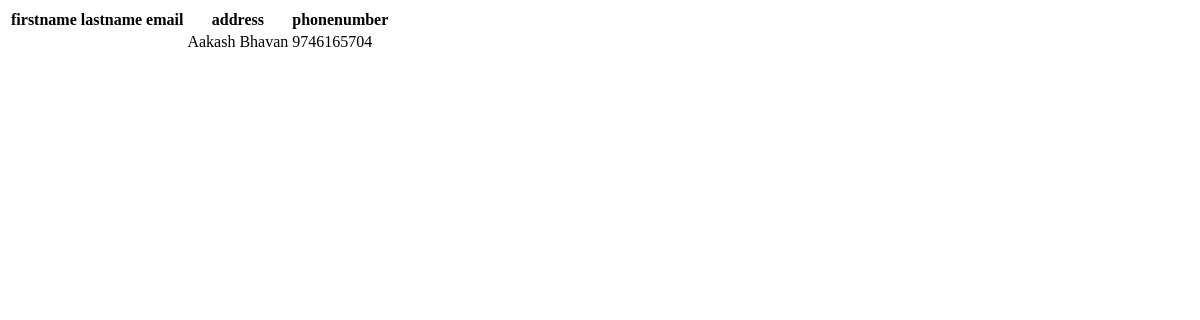
Before: /view_teacher_student/ with the older database file.
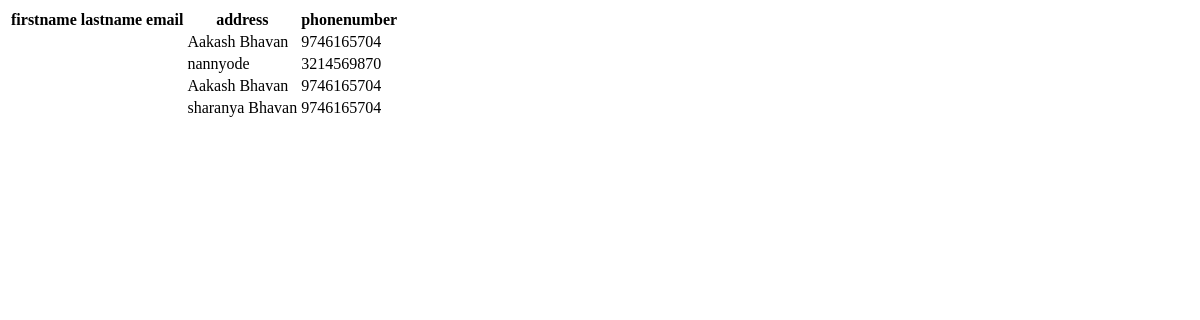
After: the same page with the newer database file.
### APP/models.py (models this page shows)
class Teacher(models.Model):
    teacher_id = models.ForeignKey(User, on_delete=models.CASCADE)
    address = models.CharField(max_length=255)
    phone_number = models.IntegerField()
    experience = models.IntegerField()
    salary = models.IntegerField()

### APP/views.py (the view)
# urls.py: path("view_teacher_student/", views.view_teacher_by_student, name="view_teacher_student"),
def view_teacher_by_student(request):
    teachers = Teacher.objects.select_related('teacher_id').all()
    return render(request, 'view_teacher_student.html', {'view': teachers})

### APP/templates/view_teacher_student.html (shortened to what this page needs)
<!DOCTYPE html>
<html lang="en">
<head>
</head>
<body>
    <table>
        <tr>
            <th>firstname</th>
            <th>lastname</th>
            <th>email</th>
            <th>address</th>
            <th>phonenumber</th>
        </tr>
        {% for i in view %}
        <tr>
            <td>{{i.student_id.first_name}}</td>
            <td>{{i.student_id.last_name}}</td>
            <td>{{i.student_id.email}}</td>
            <td>{{i.address}}</td>
            <td>{{i.phone_number}}</td>
        </tr>
        {% endfor %}
    </table>
</body>
</html>

Changed rows visible on the page:
added Teacher: address "nannyode", phone_number "3214569870"
added Teacher: address "Aakash Bhavan", phone_number "9746165704"
added Teacher: address "sharanya Bhavan", phone_number "9746165704"
